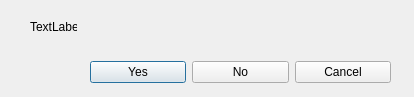
<?xml version="1.0" encoding="UTF-8"?>
<ui version="4.0">
 <class>DialogConfirm</class>
 <widget class="QDialog" name="DialogConfirm">
  <property name="geometry">
   <rect>
    <x>0</x>
    <y>0</y>
    <width>414</width>
    <height>97</height>
   </rect>
  </property>
  <property name="windowTitle">
   <string>Dialog</string>
  </property>
  <widget class="QLabel" name="labelQuestion">
   <property name="geometry">
    <rect>
     <x>30</x>
     <y>20</y>
     <width>47</width>
     <height>13</height>
    </rect>
   </property>
   <property name="sizePolicy">
    <sizepolicy hsizetype="Fixed" vsizetype="Fixed">
     <horstretch>0</horstretch>
     <verstretch>0</verstretch>
    </sizepolicy>
   </property>
   <property name="text">
    <string>TextLabel</string>
   </property>
  </widget>
  <widget class="QWidget" name="">
   <property name="geometry">
    <rect>
     <x>90</x>
     <y>60</y>
     <width>301</width>
     <height>25</height>
    </rect>
   </property>
   <layout class="QHBoxLayout" name="horizontalLayout">
    <item>
     <widget class="QPushButton" name="pushButton">
      <property name="text">
       <string>Yes</string>
      </property>
     </widget>
    </item>
    <item>
     <widget class="QPushButton" name="pushButton_2">
      <property name="text">
       <string>No</string>
      </property>
     </widget>
    </item>
    <item>
     <widget class="QPushButton" name="pushButton_3">
      <property name="text">
       <string>Cancel</string>
      </property>
     </widget>
    </item>
   </layout>
  </widget>
 </widget>
 <resources/>
 <connections/>
</ui>
